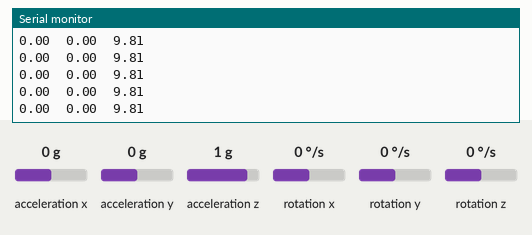
Simulated run of this sketch. Board: Arduino Uno, built with avr-gcc and run on an emulated ATmega328P. Parts: the last lines printed to the serial monitor. Inputs (shaded band) come from the test bench; at power-on: acceleration x 0 g, acceleration y 0 g, acceleration z 1 g, rotation x 0 °/s, rotation y 0 °/s, rotation z 0 °/s.

Above: at 1.5 s.
1.6 s: acceleration x set to -1.4 g
At 2.5 s:
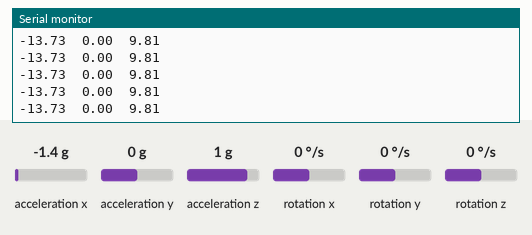
3.1 s: acceleration y set to -1.4 g
At 3.7 s:
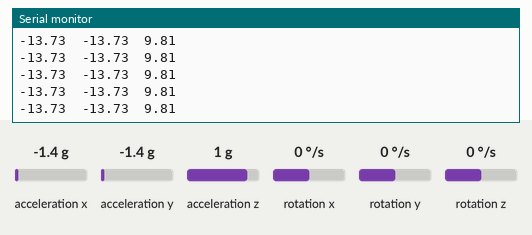
4.6 s: acceleration z set to -1.4 g
At 5.3 s:
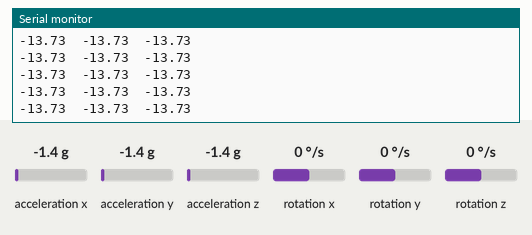

The sketch:

sketch_apr13a.ino
```cpp
#include "I2Cdev.h"
#include "MPU6050.h"
#include "Wire.h"

#define FREQUENCY_HZ   50
#define INTERVAL_MS    (1000 / (FREQUENCY_HZ + 1))
#define ACC_RANGE      1  // 0: +/-2G, 1: +/-4G

// Convert factor g to m/s^2 --> [-32768, +32767] --> [-2g, +2g]
#define CONVERT_G_TO_MS2  (9.81 / (16384.0 / (1. + ACC_RANGE)))

static unsigned long last_interval_ms = 0;

MPU6050 imu;
int16_t ax, ay, az;

void setup(){
    Serial.begin(115200);
    Serial.println("Initializing I2C devices...");
    Wire.begin();
    imu.initialize();
    delay(10);

    // verify connection
    // if (imu.testConnection()) {
    //     Serial.println("IMU connected");
    // } else {
    //     Serial.println("IMU Error");
    // }

    delay(300);

    // Set MCU 6050 OffSet Calibration
    imu.setXAccelOffset(-4732);  // : -412 592 1375 110 -35 -16
    imu.setYAccelOffset(4703);
    imu.setZAccelOffset(8867);
    imu.setXGyroOffset(61);
    imu.setYGyroOffset(-73);
    imu.setZGyroOffset(35);

    imu.setFullScaleAccelRange(ACC_RANGE);

}

void loop() {

  if (millis() > last_interval_ms + INTERVAL_MS) {
    last_interval_ms = millis();

    // read raw accel/gyro measurements from device
    imu.getAcceleration(&ax, &ay, &az);

    // converting to m/s²
    float ax_m_s2 = ax * CONVERT_G_TO_MS2;
    float ay_m_s2 = ay * CONVERT_G_TO_MS2;
    float az_m_s2 = az * CONVERT_G_TO_MS2;

    Serial.print(ax_m_s2);
    Serial.print("\t");
    Serial.print(ay_m_s2);
    Serial.print("\t");
    Serial.println(az_m_s2);
  }

}
```

Measured:
- after the input at 1.6 s, the serial monitor: prints a new line at once (image 1)
- after the input at 3.1 s, the serial monitor: prints a new line at once (image 2)
- after the input at 4.6 s, the serial monitor: prints a new line at once (image 3)
